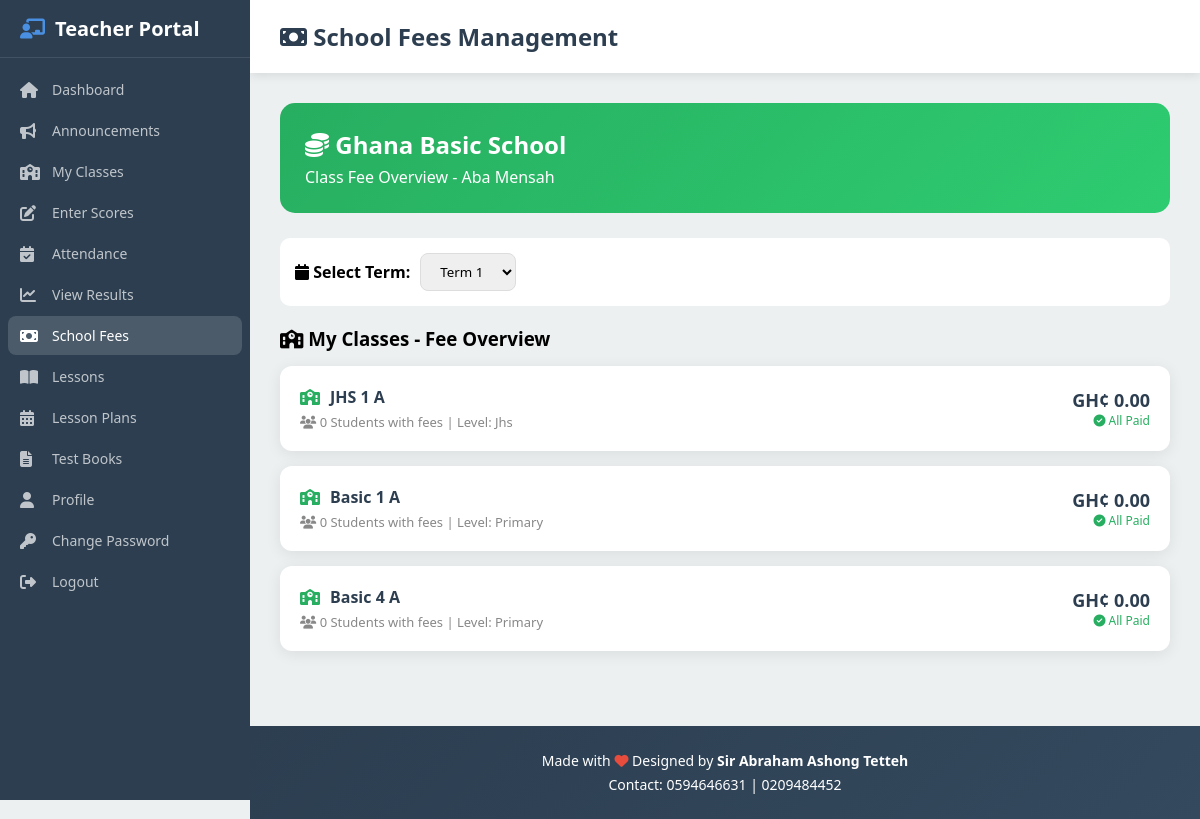
The app's page /teacher/fees.php (signed in) with its own data.
### tables this page shows
CREATE TABLE classes (
    id INT AUTO_INCREMENT PRIMARY KEY,
    class_name VARCHAR(50) NOT NULL,
    section VARCHAR(10) NOT NULL,
    level VARCHAR(20) DEFAULT 'primary',
    class_teacher_id INT,
    status ENUM('active', 'inactive') DEFAULT 'active',
    created_at TIMESTAMP DEFAULT CURRENT_TIMESTAMP,
    INDEX idx_level (level),
    INDEX idx_class_teacher (class_teacher_id),
    INDEX idx_status (status),
    INDEX idx_name_level (class_name, level)
);

### teacher/fees.php (the view, shortened to what this page needs)
<?php
require_once '../config/database.php';
$teacherId = $_SESSION['teacher_id'];
$teacherName = $_SESSION['teacher_name'];
$settings = [];
$stmt = $pdo->query("SELECT * FROM school_settings");
while ($row = $stmt->fetch()) {
    $settings[$row['setting_key']] = $row['setting_value'];
}
$schoolName = $settings['school_name'] ?? 'School Management System';
$selectedTerm = isset($_GET['term']) ? sanitize($_GET['term']) : 'Term 1';
$selectedClass = isset($_GET['class_id']) ? (int)$_GET['class_id'] : 0;
$terms = ['Term 1', 'Term 2', 'Term 3'];
$myClasses = $pdo->query("SELECT c.* FROM classes c
    INNER JOIN teacher_classes tc ON c.id = tc.class_id
    WHERE tc.teacher_id = $teacherId ORDER BY c.level, c.class_name, c.section")->fetchAll();
$classFeesSummary = [];
if (!empty($myClasses)) {
    foreach ($myClasses as $cls) {
        $stmt = $pdo->prepare("SELECT
            SUM(sf.amount) as total_amount,
            SUM(sf.balance) as total_balance,
            COUNT(DISTINCT s.id) as student_count
            FROM student_fees sf
            JOIN students s ON sf.student_id = s.id
            WHERE s.class_id = ? AND sf.term = ?");
        $stmt->execute([$cls['id'], $selectedTerm]);
        $summary = $stmt->fetch();
        $classFeesSummary[$cls['id']] = [
            'total' => $summary['total_amount'] ?? 0,
            'balance' => $summary['total_balance'] ?? 0,
            'student_count' => $summary['student_count'] ?? 0
        ];
    }
}
$studentFees = [];
$selectedStudentId = isset($_GET['student_id']) ? (int)$_GET['student_id'] : 0;
$totalAmount = 0;
$totalPaid = 0;
$totalBalance = 0;
?>
<!DOCTYPE html>
<html lang="en">
<head>
    <link rel="stylesheet" href="https://cdnjs.cloudflare.com/ajax/libs/font-awesome/6.4.0/css/all.min.css">
    <link rel="stylesheet" href="../assets/css/styles.css">
</head>
<body>
    <nav class="sidebar">
        <div class="sidebar-brand"><i class="fas fa-chalkboard-teacher"></i> Teacher Portal</div>
        <ul class="sidebar-menu">
            <li><a href="index.php"><i class="fas fa-home"></i> Dashboard</a></li>
            <li><a href="announcements.php"><i class="fas fa-bullhorn"></i> Announcements</a></li>
            <li><a href="my_classes.php"><i class="fas fa-school"></i> My Classes</a></li>
            <li><a href="enter_scores.php"><i class="fas fa-edit"></i> Enter Scores</a></li>
            <li><a href="attendance.php"><i class="fas fa-calendar-check"></i> Attendance</a></li>
            <li><a href="results.php"><i class="fas fa-chart-line"></i> View Results</a></li>
            <li><a href="fees.php" class="active"><i class="fas fa-money-bill"></i> School Fees</a></li>
            <li><a href="lessons.php"><i class="fas fa-book-open"></i> Lessons</a></li>
            <li><a href="lesson_plans.php"><i class="fas fa-calendar-alt"></i> Lesson Plans</a></li>
            <li><a href="test_books.php"><i class="fas fa-file-alt"></i> Test Books</a></li>
            <li><a href="profile.php"><i class="fas fa-user"></i> Profile</a></li>
            <li><a href="change_password.php"><i class="fas fa-key"></i> Change Password</a></li>
            <li><a href="../logout.php"><i class="fas fa-sign-out-alt"></i> Logout</a></li>
        </ul>
    </nav>
    <main class="main-content">
        <div class="header">
            <h1><i class="fas fa-money-bill"></i> School Fees Management</h1>
        </div>
        <div class="content">
            <div class="fee-header">
                <h2><i class="fas fa-coins"></i> <?php echo htmlspecialchars($schoolName); ?></h2>
                <p>Class Fee Overview - <?php echo htmlspecialchars($teacherName); ?></p>
            </div>
            <div class="term-selector">
                <label><i class="fas fa-calendar"></i> Select Term:</label>
                <select onchange="window.location.href='?term='+this.value+'<?php echo $selectedClass ? '&class_id='.$selectedClass : ''; ?>'">
                    <?php foreach ($terms as $t): ?>
                    <option value="<?php echo $t; ?>" <?php echo $selectedTerm == $t ? 'selected' : ''; ?>><?php echo $t; ?></option>
                    <?php endforeach; ?>
                </select>
            </div>
            <?php if ($selectedClass > 0 && $selectedStudentId > 0): ?>
            <a href="fees.php?term=<?php echo $selectedTerm; ?>&class_id=<?php echo $selectedClass; ?>" class="back-link">
                <i class="fas fa-arrow-left"></i> Back to Students
            </a>
            <div class="fee-summary">
                <div class="summary-card total">
                    <h3>GH¢ <?php echo number_format($totalAmount, 2); ?></h3>
                    <p>Total Fees</p>
                </div>
                <div class="summary-card paid">
                    <h3>GH¢ <?php echo number_format($totalPaid, 2); ?></h3>
                    <p>Amount Paid</p>
                </div>
                <div class="summary-card balance">
                    <h3>GH¢ <?php echo number_format($totalBalance, 2); ?></h3>
                    <p>Outstanding</p>
                </div>
            </div>
            <div style="background: white; padding: 20px; border-radius: 10px; margin-bottom: 20px; box-shadow: 0 3px 15px rgba(0,0,0,0.08);">
                <div style="display: flex; justify-content: space-between; align-items: center;">
                    <div>
                        <h3 style="margin: 0;"><?php echo htmlspecialchars($selectedStudent['name'] ?? ''); ?></h3>
                        <p style="margin: 5px 0 0; color: #888; font-size: 13px;">ID: <?php echo htmlspecialchars($selectedStudent['student_id'] ?? ''); ?></p>
                    </div>
                    <?php if ($totalBalance > 0): ?>
                    <button class="record-payment-btn" onclick="openPaymentModal()">
                        <i class="fas fa-plus"></i> Record Payment
                    </button>
                    <?php endif; ?>
                </div>
            </div>
            <h3 style="margin: 20px 0 15px;"><i class="fas fa-list"></i> Fee Details</h3>
            <?php if (empty($studentFees)): ?>
            <div style="background: white; padding: 40px; border-radius: 10px; text-align: center; color: #888;">
                <i class="fas fa-receipt" style="font-size: 50px; margin-bottom: 15px;"></i>
                <p>No fee records found for this student.</p>
            </div>
            <?php else: foreach ($studentFees as $fee): ?>
            <div class="fee-card <?php echo $fee['payment_status']; ?>">
                <div class="info">
                    <h4><?php echo htmlspecialchars($fee['category_name']); ?></h4>
                    <p>
                        <?php echo $fee['is_mandatory'] ? '<i class="fas fa-exclamation-circle" style="color:#e74c3c;"></i> Mandatory' : '<i class="fas fa-info-circle" style="color:#27ae60;"></i> Optional'; ?>
                        | <span class="status-badge status-<?php echo $fee['payment_status']; ?>"><?php echo ucfirst($fee['payment_status']); ?></span>
                    </p>
                </div>
                <div class="amount">
                    <div class="total">GH¢ <?php echo number_format($fee['amount'], 2); ?></div>
                    <?php if ($fee['amount_paid'] > 0): ?>
                    <div class="paid">Paid: GH¢ <?php echo number_format($fee['amount_paid'], 2); ?></div>
                    <?php endif; ?>
                    <?php if ($fee['balance'] > 0): ?>
                    <div class="balance">Due: GH¢ <?php echo number_format($fee['balance'], 2); ?></div>
                    <?php endif; ?>
                </div>
            </div>
            <?php endforeach; endif; ?>
            <?php if (!empty($paymentHistory)): ?>
            <h3 style="margin: 30px 0 15px;"><i class="fas fa-history"></i> Payment History</h3>
            <table class="history-table">
                <thead>
                    <tr>
                        <th>Date</th>
                        <th>Category</th>
                        <th>Amount</th>
                        <th>Method</th>
                        <th>Action</th>
                    </tr>
                </thead>
                <tbody>
                    <?php foreach ($paymentHistory as $pay): ?>
                    <tr>
                        <td><?php echo date('M d, Y', strtotime($pay['payment_date'])); ?></td>
                        <td><?php echo htmlspecialchars($pay['category_name']); ?></td>
                        <td>GH¢ <?php echo number_format($pay['amount'], 2); ?></td>
                        <td><?php echo htmlspecialchars(ucfirst($pay['payment_method'] ?? 'Cash')); ?></td>
                        <td>
                            <form method="POST" style="display: inline;" onsubmit="return confirm('Refund this payment?');">
                                <input type="hidden" name="payment_id" value="<?php echo $pay['id']; ?>">
                                <button type="submit" name="refund_payment" class="btn-sm btn-danger">
                                    <i class="fas fa-undo"></i> Refund
                                </button>
                            </form>
                        </td>
                    </tr>
                    <?php endforeach; ?>
                </tbody>
            </table>
            <?php endif; ?>
            <?php else: ?>
            <h3 style="margin: 20px 0 15px;"><i class="fas fa-school"></i> My Classes - Fee Overview</h3>
            <?php if (empty($myClasses)): ?>
            <div style="background: white; padding: 40px; border-radius: 10px; text-align: center; color: #888;">
                <i class="fas fa-school" style="font-size: 50px; margin-bottom: 15px;"></i>
                <p>No classes assigned to you yet.</p>
            </div>
            <?php else: ?>
            <?php foreach ($myClasses as $cls):
                $summary = $classFeesSummary[$cls['id']] ?? ['total' => 0, 'balance' => 0, 'student_count' => 0];
            ?>
            <a href="fees.php?term=<?php echo $selectedTerm; ?>&class_id=<?php echo $cls['id']; ?>" class="class-card">
                <div class="class-info">
                    <h4><i class="fas fa-school" style="color: #27ae60; margin-right: 10px;"></i><?php echo htmlspecialchars($cls['class_name'] . ' ' . $cls['section']); ?></h4>
                    <p><i class="fas fa-users"></i> <?php echo $summary['student_count']; ?> Students with fees | Level: <?php echo ucfirst($cls['level']); ?></p>
                </div>
                <div class="class-amount">
                    <div class="total">GH¢ <?php echo number_format($summary['total'], 2); ?></div>
                    <?php if ($summary['balance'] > 0): ?>
                    <div class="balance">Outstanding: GH¢ <?php echo number_format($summary['balance'], 2); ?></div>
                    <?php else: ?>
                    <div style="color: #27ae60; font-size: 12px;"><i class="fas fa-check-circle"></i> All Paid</div>
                    <?php endif; ?>
                </div>
            </a>
            <?php endforeach; ?>
            <?php endif; ?>
            <?php endif; ?>
        </div>
        <div class="site-footer">
            <p>Made with <i class="fas fa-heart" style="color: #e74c3c;"></i> Designed by <strong>Sir Abraham Ashong Tetteh</strong></p>
            <p>Contact: 0594646631 | 0209484452</p>
        </div>
    </main>
</body>
</html>

### assets/css/styles.css (style rules this page uses)
:root { --primary: #4a90e2; --primary-dark: #357abd; --primary-light: #6ba3e8; --secondary: #50c878; --danger: #e74c3c; --warning: #f39c12; --success: #27ae60; --dark: #2c3e50; --dark-sidebar: #2c3e50; --light: #ecf0f1; --white: #ffffff; --gray: #95a5a6; --shadow: rgba(0, 0, 0, 0.1); }
[data-theme="blue"] { --primary: #4a90e2; --primary-dark: #357abd; --primary-light: #6ba3e8; --secondary: #50c878; --danger: #e74c3c; --warning: #f39c12; --dark: #2c3e50; --dark-sidebar: #2c3e50; }
* { margin: 0; padding: 0; box-sizing: border-box; font-family: 'Segoe UI', Tahoma, Geneva, Verdana, sans-serif; }
body { background-color: var(--light); min-height: 100vh; }
.sidebar { width: 250px; background: var(--dark-sidebar); height: 100vh; position: fixed; left: 0; top: 0; transition: transform 0.3s; z-index: 1001; display: flex; flex-direction: column; overflow: hidden; }
.sidebar-brand { color: var(--white); font-size: 20px; font-weight: bold; padding: 15px 20px; border-bottom: 1px solid rgba(255,255,255,0.1); display: flex; align-items: center; gap: 10px; flex-shrink: 0; }
.sidebar-brand i { color: var(--primary); }
.sidebar-menu { list-style: none; flex: 1; overflow-y: auto; overflow-x: hidden; padding: 10px 0; scrollbar-width: thin; scrollbar-color: rgba(255,255,255,0.3) transparent; }
.sidebar-menu li { margin: 2px 8px; }
.sidebar-menu a { display: flex; align-items: center; padding: 10px 12px; color: rgba(255,255,255,0.7); text-decoration: none; transition: all 0.3s; gap: 10px; border-radius: 8px; font-size: 14px; }
.sidebar-menu a:hover, .sidebar-menu a.active { background: rgba(255,255,255,0.15); color: var(--white); }
.sidebar-menu a i { width: 22px; font-size: 16px; }
.main-content { margin-left: 250px; min-height: 100vh; }
.header { background: var(--white); padding: 20px 30px; box-shadow: 0 2px 10px var(--shadow); display: flex; justify-content: space-between; align-items: center; }
.header h1 { font-size: 24px; color: var(--dark); }
.content { padding: 30px; }

### teacher/fees.php (style rules this page uses)
.fee-header { background: linear-gradient(135deg, #27ae60, #2ecc71); color: white; padding: 25px; border-radius: 15px; margin-bottom: 25px; }
.fee-header h2 { margin: 0 0 5px; }
.class-card { background: white; border-radius: 12px; padding: 20px; margin-bottom: 15px; box-shadow: 0 3px 15px rgba(0,0,0,0.08); display: flex; justify-content: space-between; align-items: center; text-decoration: none; color: inherit; transition: all 0.3s; }
.class-info h4 { margin: 0; color: #2c3e50; }
.class-info p { margin: 5px 0 0; font-size: 13px; color: #888; }
.class-amount { text-align: right; }
.class-amount .total { font-size: 18px; font-weight: bold; color: #2c3e50; }
.term-selector, .class-selector { background: white; padding: 15px; border-radius: 10px; margin-bottom: 20px; display: flex; gap: 10px; align-items: center; flex-wrap: wrap; }
.term-selector label, .class-selector label { font-weight: 600; }
.term-selector select, .class-selector select { padding: 8px 15px; border-radius: 8px; border: 1px solid #ddd; }
.site-footer { background: linear-gradient(135deg, #2c3e50, #34495e); color: white; text-align: center; padding: 20px; margin-top: 30px; }
.site-footer p { margin: 5px 0; font-size: 14px; }

### records on screen
classes: class_name+section "JHS 1 A", id "0", level "Jhs", id "0.00", shows "All Paid"
classes: class_name+section "Basic 1 A", id "0", level "Primary", id "0.00", shows "All Paid"
classes: class_name+section "Basic 4 A", id "0", level "Primary", id "0.00", shows "All Paid"

### other values on screen
$schoolName "Ghana Basic School"
$teacherName "Aba Mensah"
form field value "Term 1"
